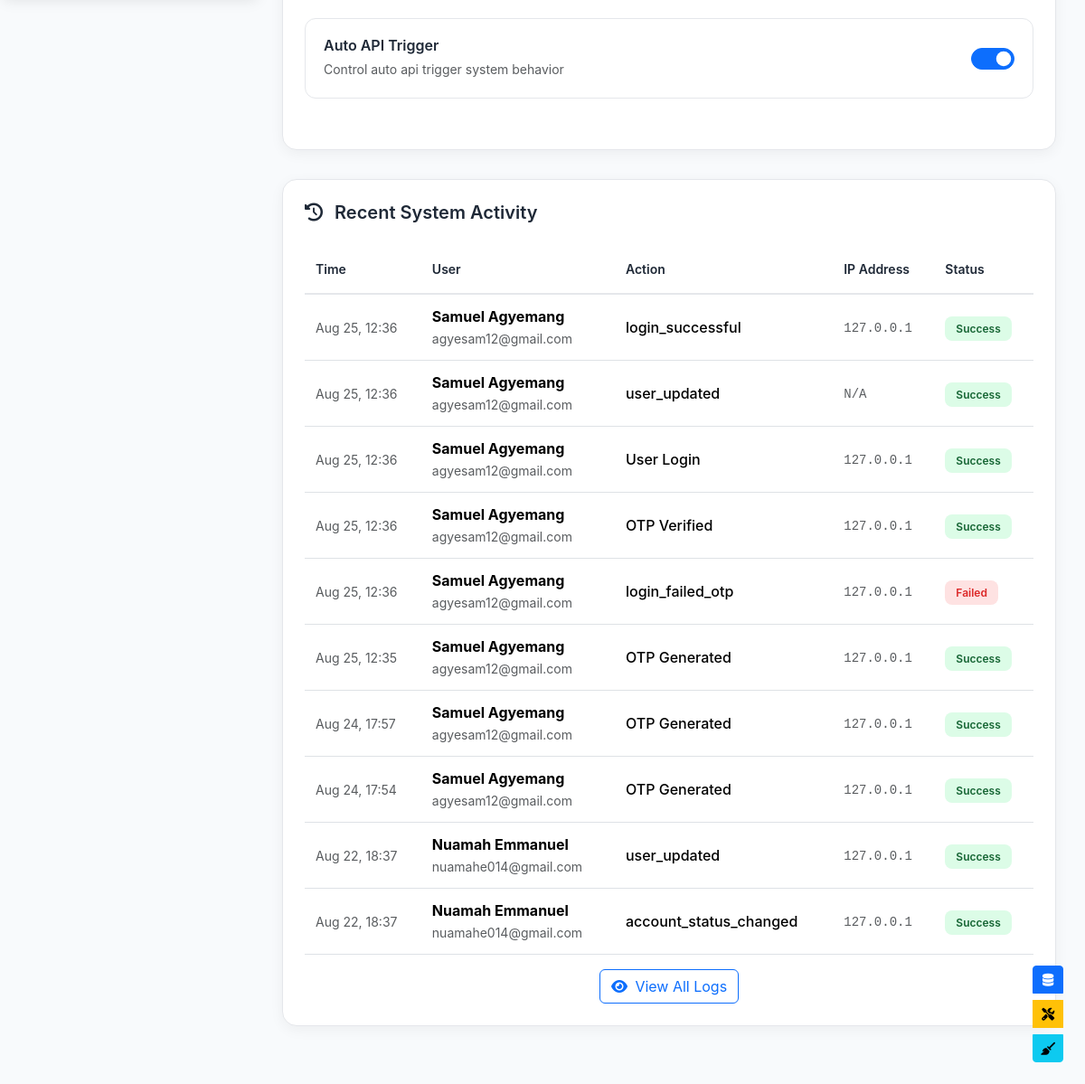
The page /dashboard/management/admin_dashboard/ (signed in, lower part) on the database as committed earlier.
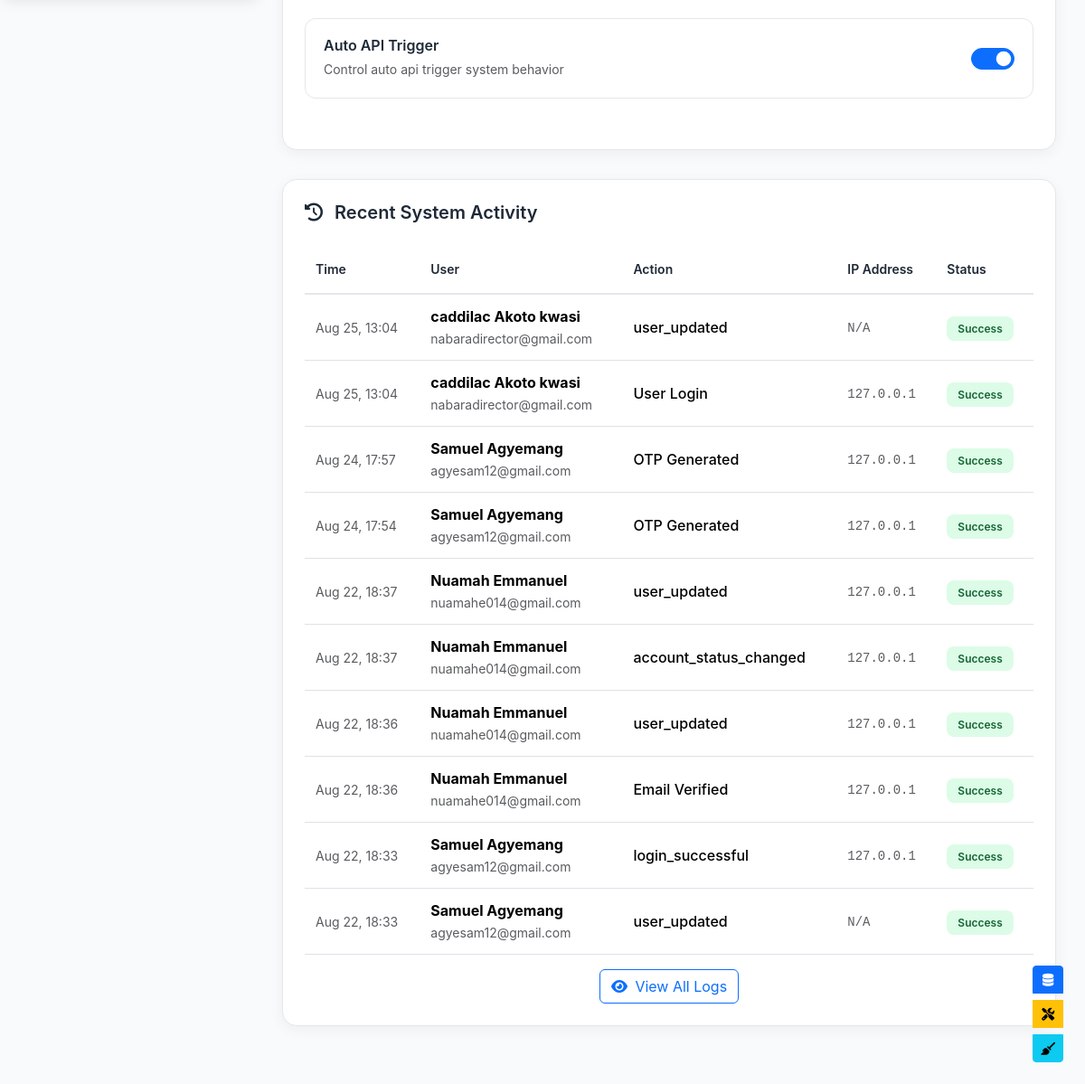
The same page on the database as committed later.
### authentication/models.py (models this page shows, shortened)
class SystemConfiguration(models.Model):
    CONFIG_CHOICES = [
        ('auto_api_trigger', 'Auto API Trigger'),
        ('maintenance_mode', 'Maintenance Mode'),
        ('email_notifications', 'Email Notifications'),
    ]
    key = models.CharField(max_length=50, choices=CONFIG_CHOICES, unique=True)
    value = models.BooleanField(default=True)
    description = models.TextField(blank=True)
    updated_by = models.ForeignKey(
        settings.AUTH_USER_MODEL,
        on_delete=models.SET_NULL,
        null=True,
        blank=True,
        limit_choices_to={'role': 'admin'}
    )
    created_at = models.DateTimeField(auto_now_add=True)
    updated_at = models.DateTimeField(auto_now=True)
    class Meta:
        verbose_name = "System Configuration"
        verbose_name_plural = "System Configurations"

class AuditLog(models.Model):
    id = models.CharField(primary_key=True, unique=True, max_length=20, default=generate_audit_id, editable=False)
    ACTION_CHOICES = [
        ('user_created', 'User Created'),
        ('user_created_failed', 'User Creation Failed'),  # Add this line
        ('user_login', 'User Login'),
        ('user_logout', 'User Logout'),
        ('email_verified', 'Email Verified'),
        ('email_verification_error', 'Email Verification Error'),  # Add this line
        ('otp_generated', 'OTP Generated'),
        ('otp_verified', 'OTP Verified'),
        ('otp_verification_failed', 'OTP Verification Failed'),  # Add this line
        ('otp_resent', 'OTP Resent'),  # Add this line
        ('otp_resend_failed', 'OTP Resend Failed'),  # Add this line
        ('account_locked', 'Account Locked'),
        ('account_unlocked', 'Account Unlocked'),
        ('order_created', 'Order Created'),
        ('payment_made', 'Payment Made'),
    ]
    user = models.ForeignKey(settings.AUTH_USER_MODEL, on_delete=models.SET_NULL, null=True, blank=True)
    action = models.CharField(max_length=30, choices=ACTION_CHOICES)
    details = models.JSONField(default=dict, blank=True)
    ip_address = models.GenericIPAddressField(null=True, blank=True)
    user_agent = models.TextField(blank=True,null=True)
    created_at = models.DateTimeField(auto_now_add=True)
    class Meta:
        ordering = ['-created_at']
        indexes = [
            models.Index(fields=['user', 'action']),
            models.Index(fields=['created_at']),
        ]

class CustomUser(AbstractUser):
    id = models.CharField(primary_key=True, unique=True, max_length=20, default=generate_user_id, editable=False)
    username = None
    ROLE_CHOICES = [
        ('customer', 'Customer'),
        ('agent', 'Agent'),
        ('admin', 'Admin'),
    ]
    ACCOUNT_STATUS_CHOICES = [
        ('pending_verification', 'Pending Email Verification'),
        ('active', 'Active'),
        ('suspended', 'Suspended'),
        ('deactivated', 'Deactivated'),
    ]
    full_name = models.CharField(max_length=255)
    phone_number = models.CharField(max_length=15, unique=True)
    email = models.EmailField(unique=True)
    role = models.CharField(max_length=20, choices=ROLE_CHOICES, default='customer')
    account_status = models.CharField(
        max_length=30,
        choices=ACCOUNT_STATUS_CHOICES,
        default='pending_verification'
    )
    email_verified = models.BooleanField(default=False)
    email_verified_at = models.DateTimeField(null=True, blank=True)
    last_login_attempt = models.DateTimeField(null=True, blank=True)
    failed_login_attempts = models.PositiveIntegerField(default=0)
    account_locked_until = models.DateTimeField(null=True, blank=True)
    created_at = models.DateTimeField(auto_now_add=True)
    updated_at = models.DateTimeField(auto_now=True)
    objects = CustomUserManager()
    USERNAME_FIELD = 'email'
    REQUIRED_FIELDS = ['full_name', 'phone_number']
    class Meta:
        indexes = [
            models.Index(fields=['email']),
            models.Index(fields=['phone_number']),
            models.Index(fields=['account_status']),
            models.Index(fields=['created_at']),
        ]

### management/views.py (the view)
# urls.py: path('admin_dashboard/', AdminDashboardView.as_view(), name='admin_dashboard'),
@method_decorator(admin_required, name='dispatch')
class AdminDashboardView(LoginRequiredMixin,TemplateView):
    template_name = 'management/admin_dashboard.html'
    def get_context_data(self, **kwargs):
        context = super().get_context_data(**kwargs)
        context['title'] = 'Admin Dashboard'
        context['page_header'] = 'Dashboard'
        context.update(self.get_dashboard_metrics())
        context.update(self.get_monthly_analysis())
        context.update(self.perform_system_health_checks())
        context['recent_audit_logs'] = AuditLog.objects.select_related('user').order_by('-created_at')[:10]
        context['system_configs'] = SystemConfiguration.objects.all()
        return context
    def get_dashboard_metrics(self):
        return {
            'total_users': CustomUser.objects.count(),
            'total_orders': DataBundleOrder.objects.count(),
            'total_revenue': Payment.objects.filter(status='success').aggregate(total=Sum('amount'))['total'] or 0,
            'orders_by_status': DataBundleOrder.objects.values('status').annotate(count=Count('status')),
        }
    def get_monthly_analysis(self):
        end_date = timezone.now()
        start_date = end_date - timedelta(days=180) # Last 6 months
        monthly_orders = DataBundleOrder.objects.filter(
            created_at__gte=start_date
        ).annotate(
            month=TruncMonth('created_at')
        ).values('month').annotate(
            count=Count('id')
        ).order_by('month')
        monthly_signups = CustomUser.objects.filter(
            created_at__gte=start_date
        ).annotate(
            month=TruncMonth('created_at')
        ).values('month').annotate(
            count=Count('id')
        ).order_by('month')
        order_months = [item['month'].strftime('%b %Y') for item in monthly_orders]
        order_counts = [item['count'] for item in monthly_orders]
        signup_months = [item['month'].strftime('%b %Y') for item in monthly_signups]
        signup_counts = [item['count'] for item in monthly_signups]
        return {
            'order_months': order_months,
            'order_counts': order_counts,
            'signup_months': signup_months,
            'signup_counts': signup_counts,
        }
    def perform_system_health_checks(self):
        health_issues = []
        orders_without_payment = DataBundleOrder.objects.filter(
            status__in=['pending', 'processing'],
            payment__isnull=True
        ).count()
        if orders_without_payment > 0:
            health_issues.append(f"⚠️ {orders_without_payment} pending/processing orders have no associated payment record.")
        completed_orders_with_failed_payments = DataBundleOrder.objects.filter(
            status='completed',
            payment__status='failed'
        ).count()
        if completed_orders_with_failed_payments > 0:
            health_issues.append(f"🚨 {completed_orders_with_failed_payments} completed orders have failed payment statuses. This indicates a data inconsistency.")
        payments_without_order = Payment.objects.filter(order__isnull=True).count()
        if payments_without_order > 0:
            health_issues.append(f"🚨 {payments_without_order} payments exist without a corresponding order.")
        users_inconsistency = CustomUser.objects.filter(
            account_status='active',
            email_verified=False
        ).count()
        if users_inconsistency > 0:
            health_issues.append(f"🚨 {users_inconsistency} users are marked 'active' but their email is not verified.")
        orders_with_missing_telco = DataBundleOrder.objects.filter(telco__isnull=True).count()
        if orders_with_missing_telco > 0:
            health_issues.append(f"🚨 {orders_with_missing_telco} orders have no associated Telco record.")
        return {'health_issues': health_issues}

### templates/management/admin_dashboard.html (shortened to what the changed rows need)
<!DOCTYPE html>
<html lang="en">
<head>
    <link href="https://cdnjs.cloudflare.com/ajax/libs/bootstrap/5.3.2/css/bootstrap.min.css" rel="stylesheet">
    <link href="https://cdnjs.cloudflare.com/ajax/libs/font-awesome/6.4.0/css/all.min.css" rel="stylesheet">
</head>
<body>
    <div class="main-wrapper">
        <div class="dashboard-content">
            <div class="table-section">
                <div class="config-grid">
                    {% for config in system_configs %}
                    <div class="config-card">
                        <div class="config-info">
                            <h6>{{ config.get_key_display }}</h6>
                            <small class="text-muted">
                                {% if config.description %}
                                    {{ config.description }}
                                {% else %}
                                    Control {{ config.get_key_display|lower }} system behavior
                                {% endif %}
                            </small>
                        </div>
                        <div class="form-check form-switch">
                            <input class="form-check-input" type="checkbox"
                                   id="config_{{ config.key }}"
                                   data-config="{{ config.key }}"
                                   {% if config.value %}checked{% endif %}
                                   onchange="toggleConfig('{{ config.key }}', this.checked)">
                        </div>
                    </div>
                    {% endfor %}
                </div>
            </div>
            <div class="table-section">
                <div class="table-responsive">
                    <table class="table">
                        <thead>
                            <tr>
                                <th>Time</th>
                                <th>User</th>
                                <th>Action</th>
                                <th>IP Address</th>
                                <th>Status</th>
                            </tr>
                        </thead>
                        <tbody>
                            {% for log in recent_audit_logs %}
                            <tr>
                                <td>
                                    <small class="text-muted">
                                        {{ log.created_at|date:"M j, H:i" }}
                                    </small>
                                </td>
                                <td>
                                    {% if log.user %}
                                        <strong>{{ log.user.full_name }}</strong>
                                        <br>
                                        <small class="text-muted">{{ log.user.email }}</small>
                                    {% else %}
                                        <span class="text-muted">System</span>
                                    {% endif %}
                                </td>
                                <td>
                                    <span class="fw-medium">{{ log.get_action_display }}</span>
                                </td>
                                <td>
                                    <code class="text-muted">{{ log.ip_address|default:"N/A" }}</code>
                                </td>
                                <td>
                                    {% if "failed" in log.action or "error" in log.action %}
                                        <span class="badge-status badge-failed">Failed</span>
                                    {% elif "locked" in log.action %}
                                        <span class="badge-status badge-pending">Warning</span>
                                    {% else %}
                                        <span class="badge-status badge-success">Success</span>
                                    {% endif %}
                                </td>
                            </tr>
                            {% endfor %}
                        </tbody>
                    </table>
                </div>
            </div>
        </div>
    </div>
</body>
</html>

Rows that differ between the two databases and show on the page:
removed AuditLog: created_at "Aug 25, 12:36", user.full_name "Samuel Agyemang", user.email "agyesam12@gmail.com", action "login_successful", ip_address "127.0.0.1", shows "Success"
removed AuditLog: created_at "Aug 25, 12:36", user.full_name "Samuel Agyemang", user.email "agyesam12@gmail.com", action "user_updated", ip_address "N/A", shows "Success"
removed AuditLog: created_at "Aug 25, 12:36", user.full_name "Samuel Agyemang", user.email "agyesam12@gmail.com", action "User Login", ip_address "127.0.0.1", shows "Success"
removed AuditLog: created_at "Aug 25, 12:36", user.full_name "Samuel Agyemang", user.email "agyesam12@gmail.com", action "OTP Verified", ip_address "127.0.0.1", shows "Success"
removed AuditLog: created_at "Aug 25, 12:36", user.full_name "Samuel Agyemang", user.email "agyesam12@gmail.com", action "login_failed_otp", ip_address "127.0.0.1", shows "Failed"
removed AuditLog: created_at "Aug 25, 12:35", user.full_name "Samuel Agyemang", user.email "agyesam12@gmail.com", action "OTP Generated", ip_address "127.0.0.1", shows "Success"
added AuditLog: created_at "Aug 25, 13:04", user.full_name "caddilac Akoto kwasi", user.email "nabaradirector@gmail.com", action "user_updated", ip_address "N/A", shows "Success"
added AuditLog: created_at "Aug 25, 13:04", user.full_name "caddilac Akoto kwasi", user.email "nabaradirector@gmail.com", action "User Login", ip_address "127.0.0.1", shows "Success"
now on this page (row unchanged): AuditLog: created_at "Aug 22, 18:36", user.full_name "Nuamah Emmanuel", user.email "nuamahe014@gmail.com", action "user_updated", ip_address "127.0.0.1", shows "Success"
now on this page (row unchanged): AuditLog: created_at "Aug 22, 18:36", user.full_name "Nuamah Emmanuel", user.email "nuamahe014@gmail.com", action "Email Verified", ip_address "127.0.0.1", shows "Success"
now on this page (row unchanged): AuditLog: created_at "Aug 22, 18:33", user.full_name "Samuel Agyemang", user.email "agyesam12@gmail.com", action "login_successful", ip_address "127.0.0.1", shows "Success"
now on this page (row unchanged): AuditLog: created_at "Aug 22, 18:33", user.full_name "Samuel Agyemang", user.email "agyesam12@gmail.com", action "user_updated", ip_address "N/A", shows "Success"
